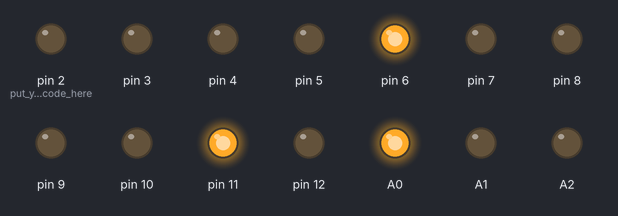
This sketch was run on a simulated Arduino Uno, built with avr-gcc and run on an emulated ATmega328P. On the bench: output pins drawn as LEDs (lit = HIGH).

Above: at 0.1 s.
Timing chart, 0 to 1.6 s (numbered marks = the images above):
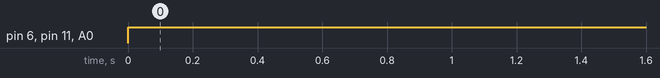

The sketch:

matritca.ino
```cpp
void setup() {
 pinMode(2,OUTPUT); // put your setup code here, to run once:
 pinMode(3,OUTPUT);
 pinMode(4,OUTPUT);
 pinMode(5,OUTPUT);
 pinMode(6,OUTPUT);
 pinMode(7,OUTPUT);
 pinMode(8,OUTPUT);
 pinMode(9,OUTPUT);
 pinMode(10,OUTPUT);
 pinMode(11,OUTPUT);
 pinMode(12,OUTPUT);
 pinMode(A0,OUTPUT);
 pinMode(A1,OUTPUT);
 pinMode(A2,OUTPUT);
 pinMode(A3,OUTPUT);
 pinMode(A4,OUTPUT);
}

void loop() {
digitalWrite(2,LOW); // put your main code here, to run repeatedly:
digitalWrite(3,LOW);
//digitalWrite(4,);
//digitalWrite(5,);
digitalWrite(6,HIGH);
digitalWrite(7,LOW);
digitalWrite(8,LOW);
//digitalWrite(9,);
//digitalWrite(10,);
digitalWrite(11,HIGH);
digitalWrite(12,LOW);
digitalWrite(A0,HIGH);
digitalWrite(A1,LOW);
digitalWrite(A2,LOW);
digitalWrite(A3,HIGH);
digitalWrite(A4,HIGH);
}
```

Measured:
- by itself, pin 6, pin 11, A0: LOW → HIGH at 0.00 s
